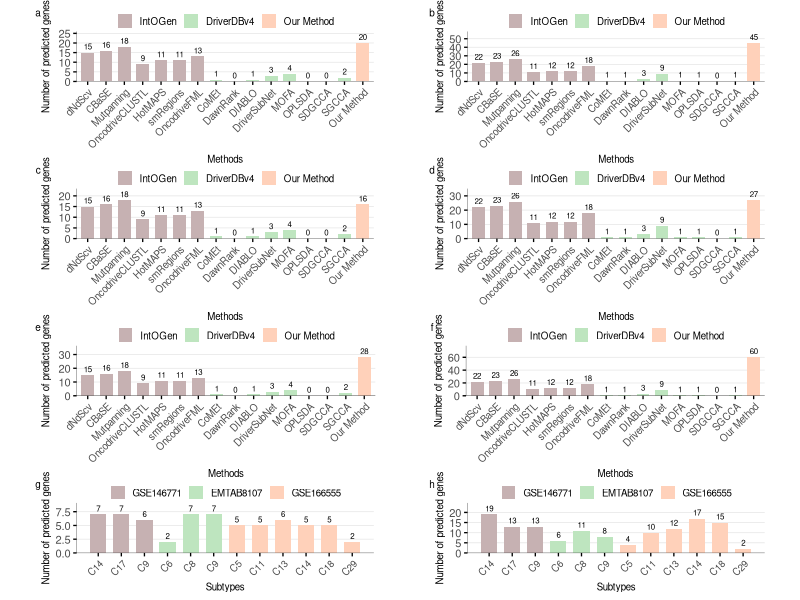
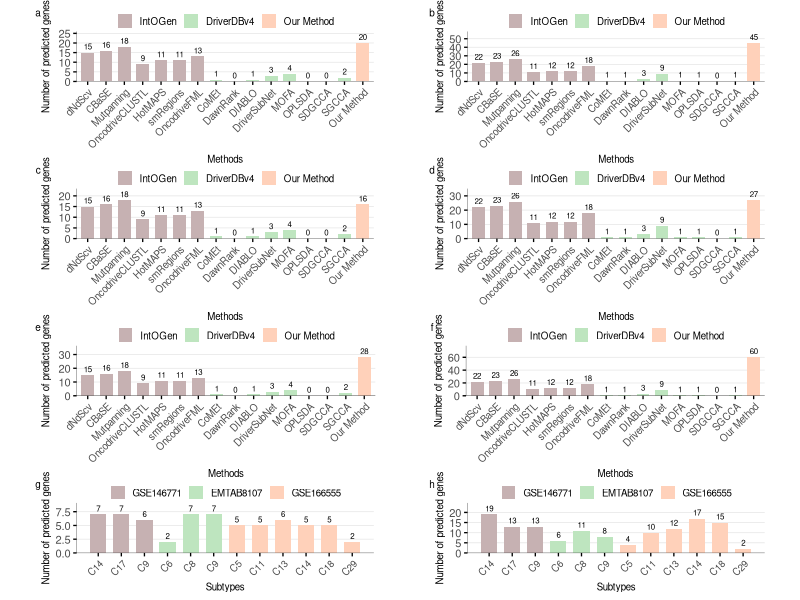

R code for these plots, in order:
# DE for CRC_GSE166555
library(ggplot2)
library(ggrepel)
library(patchwork)

data_1 <- read.csv("CRC-p.csv")
data_2 <- read.csv("CRC-c.csv")

# Extracting Data Rows
a5 <- data_1[1, 2:17]
b5 <- data_2[1, 2:13]
c5 <- data_1[2, 2:17]
d5 <- data_2[2, 2:13]
S7a <- data_1[3, 2:17]
S7b <- data_1[4, 2:17]
S7c <- data_1[5, 2:17]
S7d <- data_1[6, 2:17]

# Unified style parameters
base_size <- 10
axis_text_size <- 7
axis_title_size <- 7
legend_text_size <- 7
bar_text_size <- 2
axis_line_size <- 0.1
margin_top <- 3
margin_right <- 3
y_expand <- 0.3

# Color Scheme
group_colors <- c("IntOGen" = "#C6B1B2",
                  "DriverDBv4" = "#BEE5BF", 
                  "Our Method" = "#FFD1BA",
                  "GSE146771" = "#C6B1B2", 
                  "EMTAB8107" = "#BEE5BF", 
                  "GSE166555" = "#FFD1BA")

# Fix issue with period in column names
fix_column_names <- function(names) {
  names <- gsub("\\.", " ", names)
  names <- gsub("Our Method", "Our Method", names)
  return(names)
}

# Create theme settings for legend spacing adjustments
legend_theme <- theme(
  legend.margin = margin(t = -5, unit = "pt"),  # Reduce legend top spacing
  legend.box.margin = margin(b = -10)           # Reduce legend bottom spacing
)

# 1. Prepare and draw a5 graphics
plot_a5 <- data.frame(
  Method = fix_column_names(names(a5)),  # Fix column names
  Value = as.numeric(a5[1, ]),
  Group = factor(
    c(rep("IntOGen", 7), 
      rep("DriverDBv4", 8),
      "Our Method"),
    levels = c("IntOGen", "DriverDBv4", "Our Method")
  )
)
plot_a5$Method <- factor(plot_a5$Method, levels = fix_column_names(names(a5)))  # Repair factor level

plot_5a <- ggplot(plot_a5, aes(x = Method, y = Value, fill = Group)) +
  geom_bar(stat = "identity", width = 0.7) +
  geom_text(aes(label = Value), vjust = -0.5, size = bar_text_size, color = "black") +
  scale_fill_manual(values = group_colors, name = NULL) +
  labs(x = "Methods", y = "Number of predicted genes") +
  theme_classic(base_size = base_size) +
  theme(
    axis.text.x = element_text(angle = 45, hjust = 1, size = axis_text_size),
    axis.title.x = element_text(margin = margin(t = margin_top), size = axis_title_size),
    axis.title.y = element_text(margin = margin(r = margin_right), size = axis_title_size),
    legend.position = "top",
    legend.text = element_text(size = legend_text_size),
    legend.key.size = unit(0.4, "cm"),
    legend.title = element_blank(),
    axis.line = element_line(size = axis_line_size, colour = "black"),
    axis.ticks = element_line(colour = "black"),
    panel.grid.major.y = element_line(size = 0.25, colour = "grey90"),
    text = element_text(family = "sans", face = "plain")
  ) +
  scale_y_continuous(expand = expansion(mult = c(0, y_expand))) +
  legend_theme  # 添加图例间距调整

# 2. b5
plot_b5 <- data.frame(
  Position = 1:ncol(b5),
  Label = fix_column_names(gsub("\\.\\d+$", "", names(b5))),  # Fix column names
  Value = as.numeric(b5[1, ]),
  Group = factor(
    c(rep("GSE146771", 3), rep("EMTAB8107", 3), rep("GSE166555", 6)),
    levels = c("GSE146771", "EMTAB8107", "GSE166555")
  )
)

plot_5b <- ggplot(plot_b5, aes(x = Position, y = Value, fill = Group)) +
  geom_bar(stat = "identity", width = 0.7) +
  geom_text(aes(label = Value), vjust = -0.5, size = bar_text_size, color = "black") +
  scale_fill_manual(values = group_colors, name = NULL) +
  labs(x = "Subtypes", y = "Number of predicted genes") +
  theme_classic(base_size = base_size) +
  theme(
    axis.text.x = element_text(angle = 45, hjust = 1, size = axis_text_size),
    axis.title.x = element_text(margin = margin(t = margin_top), size = axis_title_size),
    axis.title.y = element_text(margin = margin(r = margin_right), size = axis_title_size),
    legend.position = "top",
    legend.text = element_text(size = legend_text_size),
    legend.key.size = unit(0.4, "cm"),
    legend.title = element_blank(),
    axis.line = element_line(size = axis_line_size, colour = "black"),
    axis.ticks = element_line(colour = "black"),
    panel.grid.major.y = element_line(size = 0.25, colour = "grey90"),
    text = element_text(family = "sans", face = "plain")
  ) +
  scale_y_continuous(expand = expansion(mult = c(0, y_expand))) +
  scale_x_continuous(breaks = plot_b5$Position, labels = plot_b5$Label) +
  legend_theme  # 添加图例间距调整

# 3. c5
plot_c5 <- data.frame(
  Method = fix_column_names(names(c5)),  # 
  Value = as.numeric(c5[1, ]),
  Group = factor(
    c(rep("IntOGen", 7), rep("DriverDBv4", 8), "Our Method"),
    levels = c("IntOGen", "DriverDBv4", "Our Method")
  )
)
plot_c5$Method <- factor(plot_c5$Method, levels = fix_column_names(names(c5)))  # 

plot_5c <- ggplot(plot_c5, aes(x = Method, y = Value, fill = Group)) +
  geom_bar(stat = "identity", width = 0.7) +
  geom_text(aes(label = Value), vjust = -0.5, size = bar_text_size, color = "black") +
  scale_fill_manual(values = group_colors, name = NULL) +
  labs(x = "Methods", y = "Number of predicted genes") +
  theme_classic(base_size = base_size) +
  theme(
    axis.text.x = element_text(angle = 45, hjust = 1, size = axis_text_size),
    axis.title.x = element_text(margin = margin(t = margin_top), size = axis_title_size),
    axis.title.y = element_text(margin = margin(r = margin_right), size = axis_title_size),
    legend.position = "top",
    legend.text = element_text(size = legend_text_size),
    legend.key.size = unit(0.4, "cm"),
    legend.title = element_blank(),
    axis.line = element_line(size = axis_line_size, colour = "black"),
    axis.ticks = element_line(colour = "black"),
    panel.grid.major.y = element_line(size = 0.25, colour = "grey90"),
    text = element_text(family = "sans", face = "plain")
  ) +
  scale_y_continuous(expand = expansion(mult = c(0, y_expand))) +
  legend_theme  # Add legend spacing adjustment

# 4. d5
plot_d5 <- data.frame(
  Position = 1:ncol(d5),
  Label = fix_column_names(gsub("\\.\\d+$", "", names(d5))),  # Fix column names
  Value = as.numeric(d5[1, ]),
  Group = factor(
    c(rep("GSE146771",3), rep("EMTAB8107", 3), rep("GSE166555", 6)),
    levels = c("GSE146771", "EMTAB8107", "GSE166555")
  )
)

plot_5d <- ggplot(plot_d5, aes(x = Position, y = Value, fill = Group)) +
  geom_bar(stat = "identity", width = 0.7) +
  geom_text(aes(label = Value), vjust = -0.5, size = bar_text_size, color = "black") +
  scale_fill_manual(values = group_colors, name = NULL) +
  labs(x = "Subtypes", y = "Number of predicted genes") +
  theme_classic(base_size = base_size) +
  theme(
    axis.text.x = element_text(angle = 45, hjust = 1, size = axis_text_size),
    axis.title.x = element_text(margin = margin(t = margin_top), size = axis_title_size),
    axis.title.y = element_text(margin = margin(r = margin_right), size = axis_title_size),
    legend.position = "top",
    legend.text = element_text(size = legend_text_size),
    legend.key.size = unit(0.4, "cm"),
    legend.title = element_blank(),
    axis.line = element_line(size = axis_line_size, colour = "black"),
    axis.ticks = element_line(colour = "black"),
    panel.grid.major.y = element_line(size = 0.25, colour = "grey90"),
    text = element_text(family = "sans", face = "plain")
  ) +
  scale_y_continuous(expand = expansion(mult = c(0, y_expand))) +
  scale_x_continuous(breaks = plot_d5$Position, labels = plot_d5$Label) +
  legend_theme  # 添加图例间距调整

# 5. S7a
plot_S7a <- data.frame(
  Method = fix_column_names(names(S7a)),  # 
  Value = as.numeric(S7a[1, ]),
  Group = factor(
    c(rep("IntOGen", 7), rep("DriverDBv4", 8), "Our Method"),
    levels = c("IntOGen", "DriverDBv4", "Our Method")
  )
)
plot_S7a$Method <- factor(plot_S7a$Method, levels = fix_column_names(names(S7a)))  # 

plot_S7a <- ggplot(plot_S7a, aes(x = Method, y = Value, fill = Group)) +
  geom_bar(stat = "identity", width = 0.7) +
  geom_text(aes(label = Value), vjust = -0.5, size = bar_text_size, color = "black") +
  scale_fill_manual(values = group_colors, name = NULL) +
  labs(x = "Methods", y = "Number of predicted genes") +
  theme_classic(base_size = base_size) +
  theme(
    axis.text.x = element_text(angle = 45, hjust = 1, size = axis_text_size),
    axis.title.x = element_text(margin = margin(t = margin_top), size = axis_title_size),
    axis.title.y = element_text(margin = margin(r = margin_right), size = axis_title_size),
    legend.position = "top",
    legend.text = element_text(size = legend_text_size),
    legend.key.size = unit(0.4, "cm"),
    legend.title = element_blank(),
    axis.line = element_line(size = axis_line_size, colour = "black"),
    axis.ticks = element_line(colour = "black"),
    panel.grid.major.y = element_line(size = 0.25, colour = "grey90"),
    text = element_text(family = "sans", face = "plain")
  ) +
  scale_y_continuous(expand = expansion(mult = c(0, y_expand))) +
  legend_theme  # 

# 6. S7b图形
plot_S7b <- data.frame(
  Method = fix_column_names(names(S7b)),  # 
  Value = as.numeric(S7b[1, ]),
  Group = factor(
    c(rep("IntOGen", 7), rep("DriverDBv4", 8), "Our Method"),
    levels = c("IntOGen", "DriverDBv4", "Our Method")
  )
)
plot_S7b$Method <- factor(plot_S7b$Method, levels = fix_column_names(names(S7b)))  # 

plot_S7b <- ggplot(plot_S7b, aes(x = Method, y = Value, fill = Group)) +
  geom_bar(stat = "identity", width = 0.7) +
  geom_text(aes(label = Value), vjust = -0.5, size = bar_text_size, color = "black") +
  scale_fill_manual(values = group_colors, name = NULL) +
  labs(x = "Methods", y = "Number of predicted genes") +
  theme_classic(base_size = base_size) +
  theme(
    axis.text.x = element_text(angle = 45, hjust = 1, size = axis_text_size),
    axis.title.x = element_text(margin = margin(t = margin_top), size = axis_title_size),
    axis.title.y = element_text(margin = margin(r = margin_right), size = axis_title_size),
    legend.position = "top",
    legend.text = element_text(size = legend_text_size),
    legend.key.size = unit(0.4, "cm"),
    legend.title = element_blank(),
    axis.line = element_line(size = axis_line_size, colour = "black"),
    axis.ticks = element_line(colour = "black"),
    panel.grid.major.y = element_line(size = 0.25, colour = "grey90"),
    text = element_text(family = "sans", face = "plain")
  ) +
  scale_y_continuous(expand = expansion(mult = c(0, y_expand))) +
  legend_theme  # 

# 7. S7c
plot_S7c <- data.frame(
  Method = fix_column_names(names(S7c)),  # 
  Value = as.numeric(S7c[1, ]),
  Group = factor(
    c(rep("IntOGen", 7), rep("DriverDBv4", 8), "Our Method"),
    levels = c("IntOGen", "DriverDBv4", "Our Method")
  )
)
plot_S7c$Method <- factor(plot_S7c$Method, levels = fix_column_names(names(S7c)))  # 

plot_S7c <- ggplot(plot_S7c, aes(x = Method, y = Value, fill = Group)) +
  geom_bar(stat = "identity", width = 0.7) +
  geom_text(aes(label = Value), vjust = -0.5, size = bar_text_size, color = "black") +
  scale_fill_manual(values = group_colors, name = NULL) +
  labs(x = "Methods", y = "Number of predicted genes") +
  theme_classic(base_size = base_size) +
  theme(
    axis.text.x = element_text(angle = 45, hjust = 1, size = axis_text_size),
    axis.title.x = element_text(margin = margin(t = margin_top), size = axis_title_size),
    axis.title.y = element_text(margin = margin(r = margin_right), size = axis_title_size),
    legend.position = "top",
    legend.text = element_text(size = legend_text_size),
    legend.key.size = unit(0.4, "cm"),
    legend.title = element_blank(),
    axis.line = element_line(size = axis_line_size, colour = "black"),
    axis.ticks = element_line(colour = "black"),
    panel.grid.major.y = element_line(size = 0.25, colour = "grey90"),
    text = element_text(family = "sans", face = "plain")
  ) +
  scale_y_continuous(expand = expansion(mult = c(0, y_expand))) +
  legend_theme  # 添加图例间距调整

# 8. S7d
plot_S7d <- data.frame(
  Method = fix_column_names(names(S7d)),  # 
  Value = as.numeric(S7d[1, ]),
  Group = factor(
    c(rep("IntOGen", 7), rep("DriverDBv4", 8), "Our Method"),
    levels = c("IntOGen", "DriverDBv4", "Our Method")
  )
)
plot_S7d$Method <- factor(plot_S7d$Method, levels = fix_column_names(names(S7d)))  #

plot_S7d <- ggplot(plot_S7d, aes(x = Method, y = Value, fill = Group)) +
  geom_bar(stat = "identity", width = 0.7) +
  geom_text(aes(label = Value), vjust = -0.5, size = bar_text_size, color = "black") +
  scale_fill_manual(values = group_colors, name = NULL) +
  labs(x = "Methods", y = "Number of predicted genes") +
  theme_classic(base_size = base_size) +
  theme(
    axis.text.x = element_text(angle = 45, hjust = 1, size = axis_text_size),
    axis.title.x = element_text(margin = margin(t = margin_top), size = axis_title_size),
    axis.title.y = element_text(margin = margin(r = margin_right), size = axis_title_size),
    legend.position = "top",
    legend.text = element_text(size = legend_text_size),
    legend.key.size = unit(0.4, "cm"),
    legend.title = element_blank(),
    axis.line = element_line(size = axis_line_size, colour = "black"),
    axis.ticks = element_line(colour = "black"),
    panel.grid.major.y = element_line(size = 0.25, colour = "grey90"),
    text = element_text(family = "sans", face = "plain")
  ) +
  scale_y_continuous(expand = expansion(mult = c(0, y_expand))) +
  legend_theme  # 添加图例间距调整

# print(plot_5a)
# print(plot_5b)
# print(plot_5c)
# print(plot_5d)
# print(plot_S7a)
# print(plot_S7b)
# print(plot_S7c)
# print(plot_S7d)


# # Create a graphic combination of 4 rows and 2 columns, and move 5b and 5d to the last row
combined_4x2 <- (
  # First row: 5a and 5c (originally from the left side of the first row and the left side of the second row)
  (plot_5a + theme(plot.margin = margin(0, 20, 0, 20)) | 
     plot_5c + theme(plot.margin = margin(0, 0, 0, 20))) /
    
    # Second row: S7a and S7b (formerly third row)
    (plot_S7a + theme(plot.margin = margin(0, 20, 0, 20)) | 
       plot_S7b + theme(plot.margin = margin(0, 0, 0, 20))) /
    
    # Third row: S7c and S7d (formerly fourth row)
    (plot_S7c + theme(plot.margin = margin(0, 20, 0, 20)) | 
       plot_S7d + theme(plot.margin = margin(0, 20, 0, 20))) /
    
    # Fourth row (new): 5b and 5d (originally on the right side of the first row and the right side of the second row)
    (plot_5b + theme(plot.margin = margin(0, 20, 0, 20)) | 
       plot_5d + theme(plot.margin = margin(0, 20, 0, 20)))
) +
  patchwork::plot_annotation(
    tag_levels = 'a',
    theme = ggplot2::theme(
      plot.tag.position = "topleft",
      plot.tag = ggplot2::element_text(size = 12)
    )
  ) +
  patchwork::plot_layout(widths = c(1, 1))  # Make sure both columns are equal width

# 2. Force the theme to be applied to all sub-images
combined_4x2 <- combined_4x2 & 
  theme(plot.tag = element_text(size = 7.2))

# print
print(combined_4x2)

# save
ggsave(filename = "methods_comparison.pdf",  
       plot = combined_4x2,             
       width = 12,  #                
       height = 10, #                   
       dpi = 300              
)








